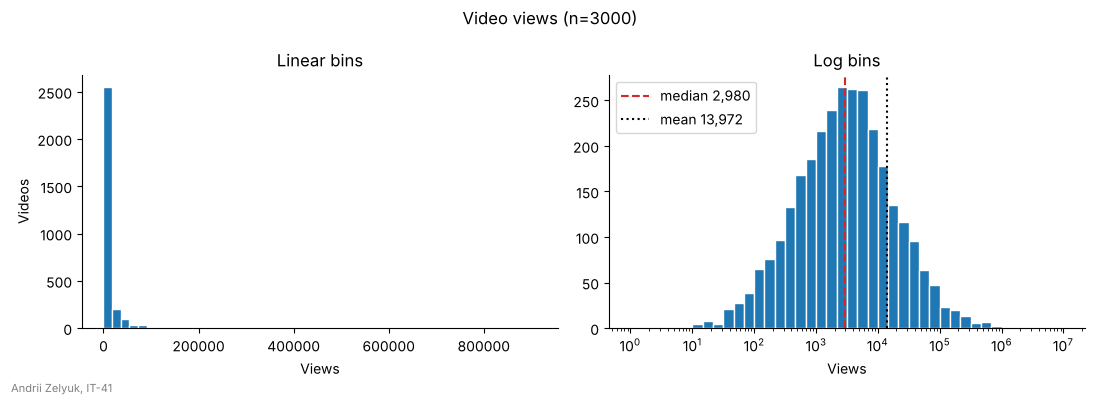

This chart was generated by the following Python code:
import matplotlib.pyplot as plt
import numpy as np

STUDENT_NAME = "Andrii Zelyuk"   # ім'я та прізвище транслітерацією
STUDENT_GROUP = "IT-41"   # група

rng = np.random.default_rng(42)
# кількість переглядів відео
views = rng.lognormal(mean=8, sigma=1.8, size=3000)

fig, (ax_lin, ax_log) = plt.subplots(1, 2, figsize=(11, 4))

ax_lin.hist(views, bins=50, color="tab:blue", edgecolor="white")
ax_lin.set_title("Linear bins")
ax_lin.set_xlabel("Views")
ax_lin.set_ylabel("Videos")

# 42 логарифмічні інтервали: 43 межі від 10^0 до 10^7
log_bins = np.logspace(0, 7, 43)
ax_log.hist(views, bins=log_bins, color="tab:blue", edgecolor="white")
ax_log.set_xscale("log")

median = np.median(views)
mean = views.mean()
ax_log.axvline(median, color="tab:red", linestyle="--", label=f"median {median:,.0f}")
ax_log.axvline(mean, color="black", linestyle=":", label=f"mean {mean:,.0f}")
ax_log.set_title("Log bins")
ax_log.set_xlabel("Views")
ax_log.legend(loc="upper left")

for ax in (ax_lin, ax_log):
    ax.spines[["top", "right"]].set_visible(False)

fig.suptitle(f"Video views (n={views.size})")
fig.text(0.01, 0.02, f"{STUDENT_NAME}, {STUDENT_GROUP}", fontsize=8, color="gray")
fig.tight_layout(rect=(0, 0.02, 1, 1))

fig.savefig("task_3.png", dpi=100)
plt.show()
